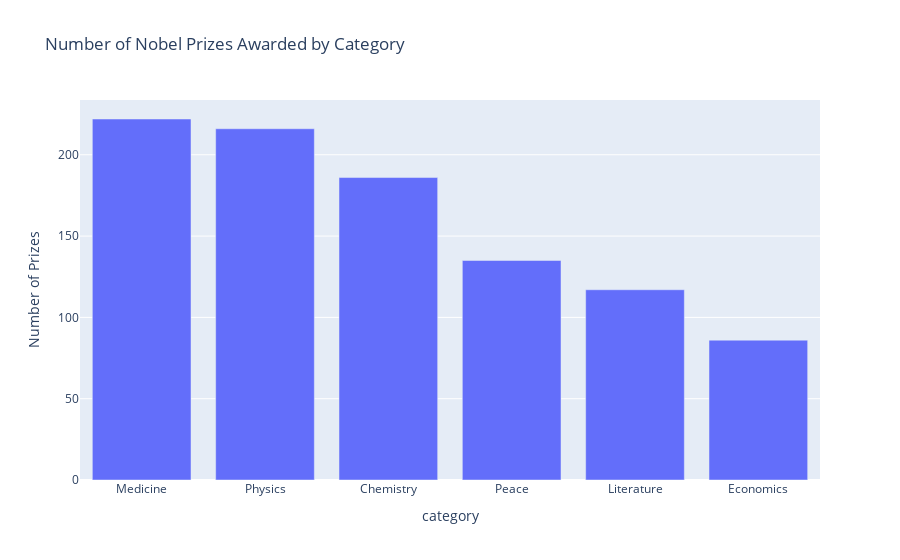

Notebook cell for this chart:
### Code cell
Medicine, Economics

### Figure 1 — Plotly figure (JSON) as saved in the notebook; plotly's stock layout.template omitted (floating-point values rounded to 4 significant figures)
{"data": [{"alignmentgroup": "True", "hovertemplate": "category=%{x}<br>Number of Prizes=%{y}<extra></extra>", "legendgroup": "", "marker": {"color": "#636efa", "pattern": {"shape": ""}}, "name": "", "offsetgroup": "", "orientation": "v", "showlegend": false, "textposition": "auto", "type": "bar", "x": ["Medicine", "Physics", "Chemistry", "Peace", "Literature", "Economics"], "xaxis": "x", "y": [222, 216, 186, 135, 117, 86], "yaxis": "y"}], "layout": {"barmode": "relative", "legend": {"tracegroupgap": 0}, "title": {"text": "Number of Nobel Prizes Awarded by Category"}, "xaxis": {"anchor": "y", "domain": [0, 1], "title": {"text": "category"}}, "yaxis": {"anchor": "x", "domain": [0, 1], "title": {"text": "Number of Prizes"}}}}
